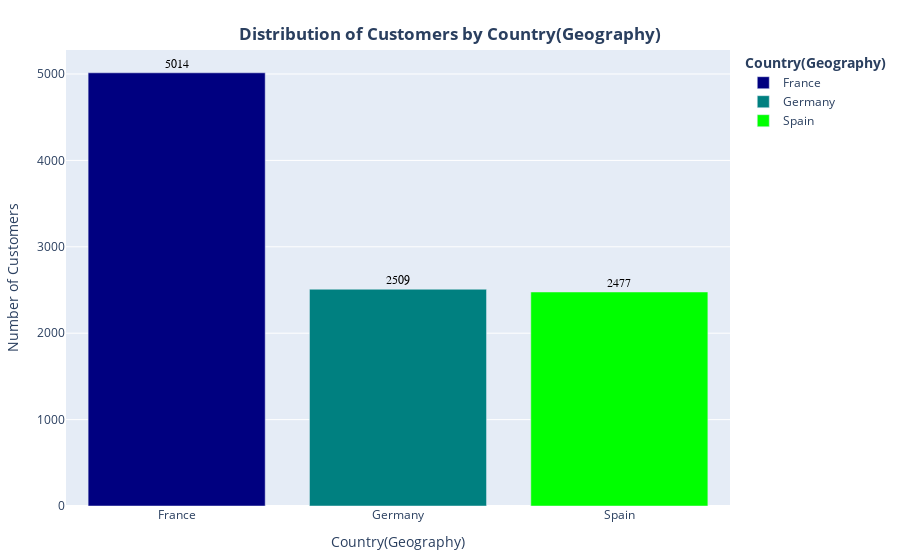

Notebook source saved alongside this figure:
### Code cell
# i. Geography

fig=px.bar(geo_dist,x='Geography',y='count',
           labels={'Geography':'Country(Geography)','count':'Number of Customers'},
           color='Geography',
           color_discrete_map ={'France':'navy','Germany':'teal','Spain':'lime'},
           text='count',
)
fig.update_traces(textfont=dict(color='black',family='Arial',size=12),textposition='outside')
fig.update_layout(title=dict(text="<b>Distribution of Customers by Country(Geography)</b>",
                             x=0.5,y=0.95),
                             legend=dict(title_text="<b>Country(Geography)</b>"),
                             margin=dict(l=50,r=50,t=50,b=50))
fig.show()

### Figure 1 — Plotly figure (JSON) as saved in the notebook; plotly's stock layout.template omitted (floating-point values rounded to 4 significant figures)
{"data": [{"alignmentgroup": "True", "hovertemplate": "Country(Geography)=%{x}<br>Number of Customers=%{text}<extra></extra>", "legendgroup": "France", "marker": {"color": "navy", "pattern": {"shape": ""}}, "name": "France", "offsetgroup": "France", "orientation": "v", "showlegend": true, "text": [5014], "textfont": {"color": "black", "family": "Arial", "size": 12}, "textposition": "outside", "type": "bar", "x": ["France"], "xaxis": "x", "y": [5014], "yaxis": "y"}, {"alignmentgroup": "True", "hovertemplate": "Country(Geography)=%{x}<br>Number of Customers=%{text}<extra></extra>", "legendgroup": "Germany", "marker": {"color": "teal", "pattern": {"shape": ""}}, "name": "Germany", "offsetgroup": "Germany", "orientation": "v", "showlegend": true, "text": [2509], "textfont": {"color": "black", "family": "Arial", "size": 12}, "textposition": "outside", "type": "bar", "x": ["Germany"], "xaxis": "x", "y": [2509], "yaxis": "y"}, {"alignmentgroup": "True", "hovertemplate": "Country(Geography)=%{x}<br>Number of Customers=%{text}<extra></extra>", "legendgroup": "Spain", "marker": {"color": "lime", "pattern": {"shape": ""}}, "name": "Spain", "offsetgroup": "Spain", "orientation": "v", "showlegend": true, "text": [2477], "textfont": {"color": "black", "family": "Arial", "size": 12}, "textposition": "outside", "type": "bar", "x": ["Spain"], "xaxis": "x", "y": [2477], "yaxis": "y"}], "layout": {"barmode": "relative", "legend": {"title": {"text": "<b>Country(Geography)</b>"}, "tracegroupgap": 0}, "margin": {"b": 50, "l": 50, "r": 50, "t": 50}, "title": {"text": "<b>Distribution of Customers by Country(Geography)</b>", "x": 0.5, "y": 0.95}, "xaxis": {"anchor": "y", "categoryarray": ["France", "Germany", "Spain"], "categoryorder": "array", "domain": [0, 1], "title": {"text": "Country(Geography)"}}, "yaxis": {"anchor": "x", "domain": [0, 1], "title": {"text": "Number of Customers"}}}}
